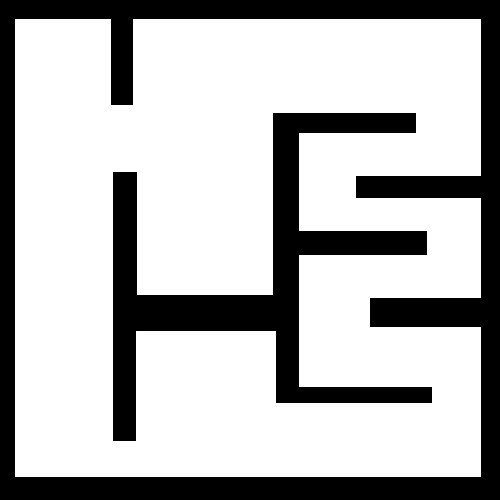
#> input picture map.png, 500 x 500 px
$ python marsou_6.py
#> lines starting #> are read from the running program, lines starting #| are printed output that depends on the picture
### vtk_visualizer.py
import vtk

class visualizer:
	def __init__(self):
		# create a rendering window and renderer
		self.ren = vtk.vtkRenderer()
		self.ren.SetBackground(0, 1, 1)
		self.renWin = vtk.vtkRenderWindow()
		self.renWin.AddRenderer(self.ren)

		# create a renderwindowinteractor
		self.iren = vtk.vtkRenderWindowInteractor()
		self.iren.SetRenderWindow(self.renWin)
		self.iren.SetInteractorStyle(vtk.vtkInteractorStyleTrackballCamera())

	# [10 lines left out: function run, not called in this run]

	def add_actor(self, object):
		self.ren.AddActor(object)

# [42 lines left out: functions cube, cylinder, set_pose, not called in this run]


### marsou_6.py
import sys
import numpy as np
import vtk
import matplotlib.pyplot as plt
import vtk_visualizer as vis
#import br_lectures as br
from hocook import hocook
from planecontact import planecontact
from mobrobsim import mobrobsimanimate, set_goal, set_map
from scipy import ndimage
from PIL import Image
from camerasim import CameraSimulator
from skimage import feature
from skimage.transform import hough_line, hough_line_peaks

# TASK 0
class tool():
	# [72 lines left out: functions __init__, set_configuration, rotx, roty, rotz, set_floor and 1 more, not called in this run]


# TASK 1
class robot():
	# [225 lines left out: functions __init__, set_configuration, dh, task1, invkin, task2, not called in this run]

# TASK 3

class simulator():
	# [185 lines left out: functions __init__, execute, task3, imgproc, task4, not called in this run]


# TASK 5

def task5(map_file_name, start, goal, map_resolution, robot_radius):
	# Load map as image.
#> called with map_file_name = 'map.png', start = array of shape (2,), goal = array of shape (2,), map_resolution = 1, robot_radius = 5
	map = Image.open(map_file_name)
#> map is the input picture: PIL image 500x500 RGB; min 0, max 255, mean 183.1
	map = map.resize((250,250))
#> map: PIL image 250x250 RGB
	map = np.array(map)
	map = map[:,:,0]
#> map: shape (250, 250)

	# Create binary map.
	map_mean = np.mean(map)
#> map_mean = 183.1
	binary_map = np.ones(map.shape).astype('int32')
	binary_map[map < map_mean] = 0
	# plt.imshow(binary_map)
	# plt.show()

	# Dilate obstacles.
	edt = ndimage.morphology.distance_transform_edt(binary_map)
	# plt.imshow(edt)
	# plt.show()
	free_space = edt > robot_radius / map_resolution
	if free_space[start[0],start[1]] and free_space[goal[0],goal[1]]:
		print("start and goal values are valids")
	else:
		print("Error: start and/or goal value is/are not valid(s) ")
		return
	# free_space[start[0]][start[1]],free_space[goal[0]][goal[1]],=0,0
	# plt.imshow(free_space)
	# plt.show()

	# Compute numerical navigation function.
	print("Compute navigation")
	visited = np.zeros(free_space.shape)
	path = np.zeros((free_space.shape[0],free_space.shape[1],2)).tolist()
	goal = (goal[0],goal[1])
	pile=[(start[0],start[1])]
	count = 1
	visited[start[0],start[1]]=count
	while (goal not in pile):
		# print(len(pile))
		toAdd = []
		count+=1
		for p in pile:
			for (i,j) in [(p[0]+1,p[1]+0),(p[0]+0,p[1]+1),(p[0]-1,p[1]+0),(p[0]+0,p[1]-1)]:
				if i>=0 and i<free_space.shape[0] and j>=0 and j<free_space.shape[1]:
					if free_space[i,j] and visited[i,j]==0:
						toAdd.append((i,j))
						path[i][j]=p
						visited[i,j]=count
			pile.remove(p)
		for p in toAdd:
			pile.append(p)

	print("Show the result of the computation")
	# plt.imshow(visited)
	# plt.show()

	print("Restore the path")
	p = goal
	c = visited[p[0],p[1]]
	path = [p]
	while c!=1:
		# print(c)
		if visited[p[0]+1,p[1]+0]<c and visited[p[0]+1,p[1]+0] !=0:
			c = visited[p[0]+1,p[1]+0]
			pmax = [p[0]+1,p[1]+0]
		if visited[p[0]+0,p[1]+1]<c and visited[p[0]+0,p[1]+1] != 0:
			c = visited[p[0]+0,p[1]+1]
			pmax = [p[0]+0,p[1]+1]
		if visited[p[0]-1,p[1]+0]<c and visited[p[0]-1,p[1]+0] != 0:
			c = visited[p[0]-1,p[1]+0]
			pmax = [p[0]-1,p[1]+0]
		if visited[p[0]+0,p[1]-1]<c and visited[p[0]+0,p[1]-1] != 0:
			c = visited[p[0]+0,p[1]-1]
			pmax= [p[0]+0,p[1]-1]
		p = pmax
		path.append(p)
	# print("Path found: c=" + str(c))
	# print(p)

	print("Show the path")
	map_with_path = np.ones(map.shape)
	map_with_path[map < map_mean] = 0
	path = np.array(path)
	map_with_path[path[:,0], path[:,1]] = 0.5
	plt.imshow(map_with_path)
	plt.show()
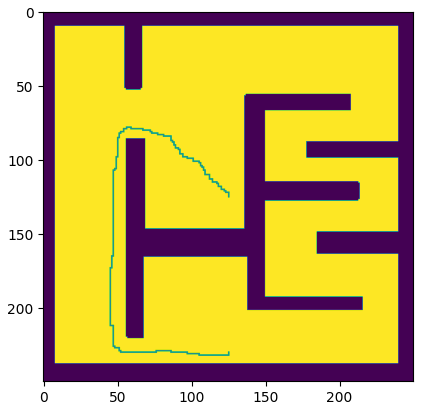
#> figure drawn by matplotlib, 1 panel
	path[:,1] = map.shape[0] - path[:,1]
	path = path.astype('float64') * map_resolution
	return path

# TASK 6

class MobRobCtrlAlg2():
	# [33 lines left out: functions __init__, step, not called in this run]

def task6(map_file_name, path, t_sim):
	# Scene
	s = vis.visualizer()

	# Map.
	set_map(s, map_file_name, [25, 25])

	# Robot.
	ctrlalg = MobRobCtrlAlg2(path)

	# Mobile robot simulation and animation.
	traj = mobrobsimanimate(s, np.array([path[0,0], path[0,1], 0.0]), ctrlalg, t_sim, 0.1)


def main():
	# [5 lines of commented-out code are left out]
	path = task5('map.png', np.array([230,125]), np.array([125, 125]), 1, 5)
	# [5 lines of commented-out code are left out]

	for i in range(len(path)):
			path[i]= np.array([path[i,0]/10, path[i,1]/10])

	# print(path)
	task6('map.png', path, 1)
#> (the call stopped at in __init__, `self.ren = vtk.vtkRenderer()`: vtk is not available in this run)

if __name__ == '__main__':
    main()
